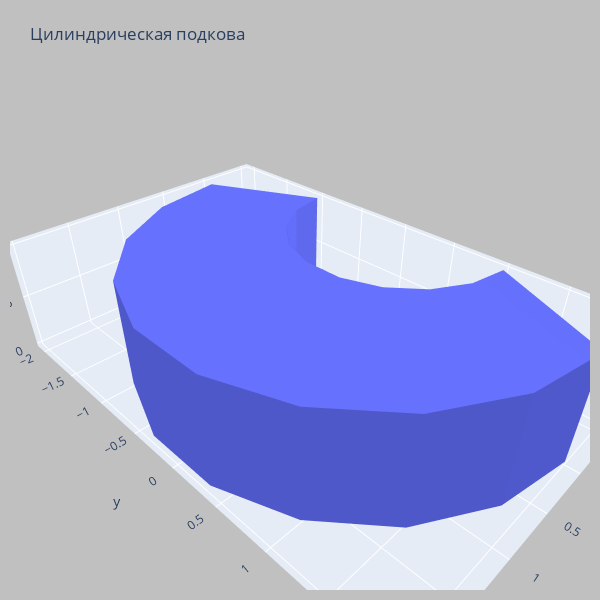

The notebook cell saved with this chart:
### Code cell
x, y, z = get_xyz(nt=10)
i, j, k = get_ijk(nt=10)

plot(x, y, z, i, j, k)

### Figure 1 — Plotly figure (JSON) as saved in the notebook; plotly's stock layout.template omitted (floating-point values rounded to 4 significant figures)
{"data": [{"flatshading": true, "i": [0, 1, 2, 3, 4, 5, 6, 7, 8, 11, 12, 13, 14, 15, 16, 17, 18, 19, 20, 21, 22, 23, 24, 25, 26, 27, 28, 31, 32, 33, 34, 35, 36, 37, 38, 39, 30, 31, 32, 33, 34, 35, 36, 37, 38, 11, 12, 13, 14, 15, 16, 17, 18, 19, 20, 21, 22, 23, 24, 25, 26, 27, 28, 1, 2, 3, 4, 5, 6, 7, 8, 9, 0, 20, 9, 9], "j": [1, 2, 3, 4, 5, 6, 7, 8, 9, 10, 11, 12, 13, 14, 15, 16, 17, 18, 21, 22, 23, 24, 25, 26, 27, 28, 29, 30, 31, 32, 33, 34, 35, 36, 37, 38, 31, 32, 33, 34, 35, 36, 37, 38, 39, 10, 11, 12, 13, 14, 15, 16, 17, 18, 21, 22, 23, 24, 25, 26, 27, 28, 29, 0, 1, 2, 3, 4, 5, 6, 7, 8, 20, 30, 39, 19], "k": [10, 11, 12, 13, 14, 15, 16, 17, 18, 1, 2, 3, 4, 5, 6, 7, 8, 9, 30, 31, 32, 33, 34, 35, 36, 37, 38, 21, 22, 23, 24, 25, 26, 27, 28, 29, 10, 11, 12, 13, 14, 15, 16, 17, 18, 31, 32, 33, 34, 35, 36, 37, 38, 39, 0, 1, 2, 3, 4, 5, 6, 7, 8, 21, 22, 23, 24, 25, 26, 27, 28, 29, 10, 10, 29, 39], "name": "y", "showscale": false, "type": "mesh3d", "x": [1.225e-16, 0.684, 1.286, 1.732, 1.97, 1.97, 1.732, 1.286, 0.684, 1.225e-16, 1.225e-16, 0.684, 1.286, 1.732, 1.97, 1.97, 1.732, 1.286, 0.684, 1.225e-16, -0.5, -0.158, 0.1428, 0.366, 0.4848, 0.4848, 0.366, 0.1428, -0.158, -0.5, -0.5, -0.158, 0.1428, 0.366, 0.4848, 0.4848, 0.366, 0.1428, -0.158, -0.5], "y": [-2, -1.879, -1.532, -1, -0.3473, 0.3473, 1.0, 1.532, 1.879, 2, -2, -1.879, -1.532, -1, -0.3473, 0.3473, 1.0, 1.532, 1.879, 2, -1, -0.9397, -0.766, -0.5, -0.1736, 0.1736, 0.5, 0.766, 0.9397, 1, -1, -0.9397, -0.766, -0.5, -0.1736, 0.1736, 0.5, 0.766, 0.9397, 1], "z": [1, 1, 1, 1, 1, 1, 1, 1, 1, 1, 0, 0, 0, 0, 0, 0, 0, 0, 0, 0, 1, 1, 1, 1, 1, 1, 1, 1, 1, 1, 0, 0, 0, 0, 0, 0, 0, 0, 0, 0]}], "layout": {"autosize": false, "height": 600, "margin": {"b": 10, "l": 10, "pad": 5, "r": 10, "t": 80}, "paper_bgcolor": "silver", "scene": {"aspectmode": "data"}, "title": {"text": "Цилиндрическая подкова"}, "width": 600}}
